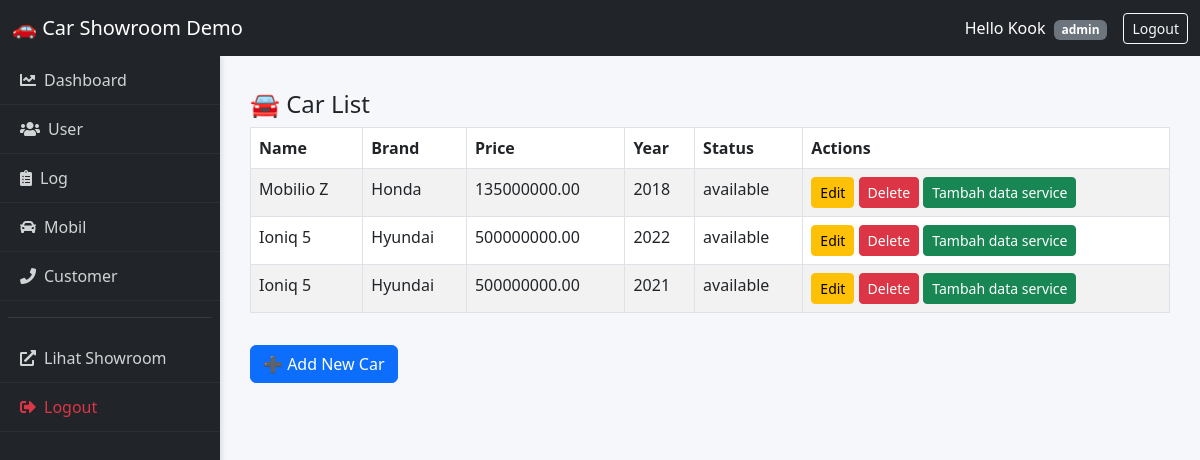
Page /demo/dashboard/carlist/ (signed in) on the earlier database version.
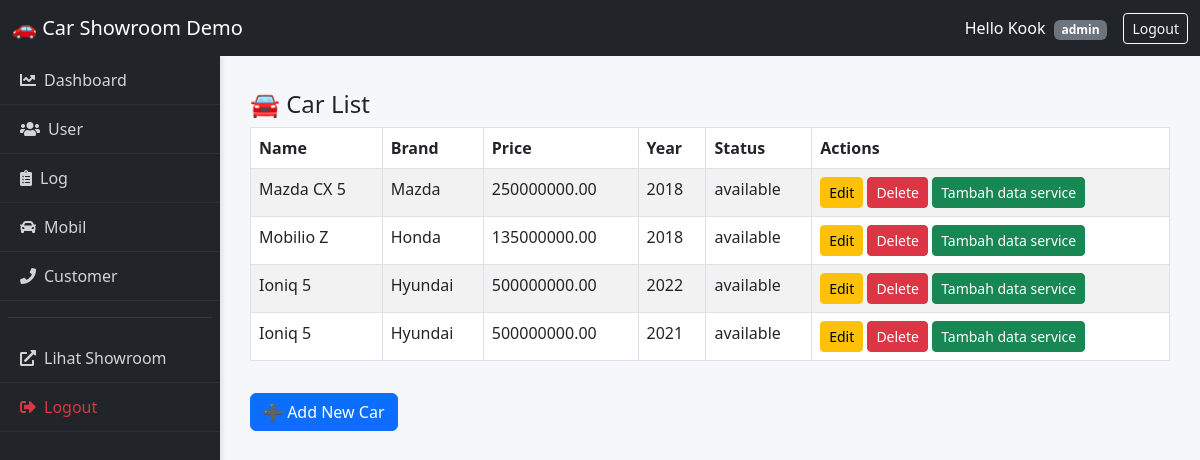
Same page on the later database version.
### cars/models.py (models this page shows, shortened)
class Cars(models.Model):
    id = models.AutoField(primary_key=True)
    nama = models.CharField(max_length=100)
    harga = models.DecimalField(max_digits=12, decimal_places=2)
    merek = models.CharField(max_length=50)
    model = models.CharField(max_length=50)
    tahun = models.IntegerField()
    kilometer = models.IntegerField()
    transmisi = models.CharField(max_length=20, choices=[('auto','Otomatis'), ('manual', 'Manual')])
    jenis_bahan_bakar = models.CharField(max_length=20, choices=[('bensin','Bensin'), ('diesel', 'Diesel'), ('elektrik', 'Elektrik')])
    mesin = models.CharField(max_length=50)
    tempat_duduk = models.IntegerField()
    deskripsi = models.TextField()
    gambar = models.ImageField(upload_to='cars/images/',blank=True, null=True)
    status = models.CharField(max_length=20,
                              choices=[('available','Available'),('sold','Sold'),('booked','Booked')],default='available')

### demo/views.py (the view)
# urls.py: path('dashboard/carlist/', demo_carlist_dashboard, name='demo_carlist_dashboard'),
def demo_carlist_dashboard(request):
    if not request.user.is_authenticated:
        return redirect("demo_login")
    cars_data = Cars.objects.all().order_by('-id')
    items_per_page = request.GET.get('paginate_by', 5)
    try:
        items_per_page = int(items_per_page)
    except ValueError:
        items_per_page = 5
    paginator = Paginator(cars_data, items_per_page)
    page_number = request.GET.get('page')
    page_obj = paginator.get_page(page_number)
    context = {
        "cars": page_obj,          # Data mobil yang sudah dipotong per halaman
        "items_per_page": items_per_page # Agar dropdown view tetap ingat pilihan terakhir user
    }
    return render(request, "demo/car_list_dashboard.html", context)

### demo/templates/demo/car_list_dashboard.html (shortened to what this page needs)
{% extends 'demo/base.html' %}
{% block content %}
<h4>🚘 Car List</h4>
<table class="table table-bordered table-striped">
  <thead>
    <tr>
      <th>Name</th>
      <th>Brand</th>
      <th>Price</th>
      <th>Year</th>
      <th>Status</th>
      {% if request.user.role in 'admin sales' %}
        <th>Actions</th>
      {% endif %}
    </tr>
  </thead>
  <tbody>
    {% for car in cars %}
      <tr>
        <td><a href="{% url 'detail_car' car.id %}" class="text-decoration-none text-dark" style="font-weight: normal; text-decoration: none;">{{car.nama}}</td>
        <td>{{ car.merek }}</td>
        <td>{{ car.harga }}</td>
        <td>{{ car.tahun }}</td>
        <td>{{ car.status }}</td>
        {% if request.user.role == 'admin' %}
        <td>
          <a href="{% url 'update_car' car.id %}?next={% url 'demo_carlist_dashboard' %}" class="btn btn-sm btn-warning">Edit</a>
          <a href="{% url 'delete_car' car.id %}?next={% url 'demo_carlist_dashboard' %}" class="btn btn-sm btn-danger">Delete</a>
          <a href="{% url 'service_history' car.id %}?next={% url 'demo_carlist_dashboard' %}" class="btn btn-sm btn-success">Tambah data service</a>
        </td>
        {% elif request.user.role == 'sales' %}
        <td>
          <a href="{% url 'update_car' car.id %}?next={% url 'demo_carlist_dashboard' %}" class="btn btn-sm btn-warning">Update</a>
        </td>
        {% endif %}
      </tr>
    {% endfor %}
  </tbody>
</table>
{% if request.user.role == 'admin' %}
  <a href="{% url 'create_car' %}" class="btn btn-primary mt-3">➕ Add New Car</a>
{% elif request.user.role == 'customer' %}
  <a href="{% url 'demo_order' %}" class="btn btn-success mt-3">🛒 Create Trade-In Order</a>
{% endif %}
{% endblock %}

Differences in the rows shown:
added Cars: nama "Mazda CX 5", merek "Mazda", harga "250000000.00", tahun "2018", status "available"
